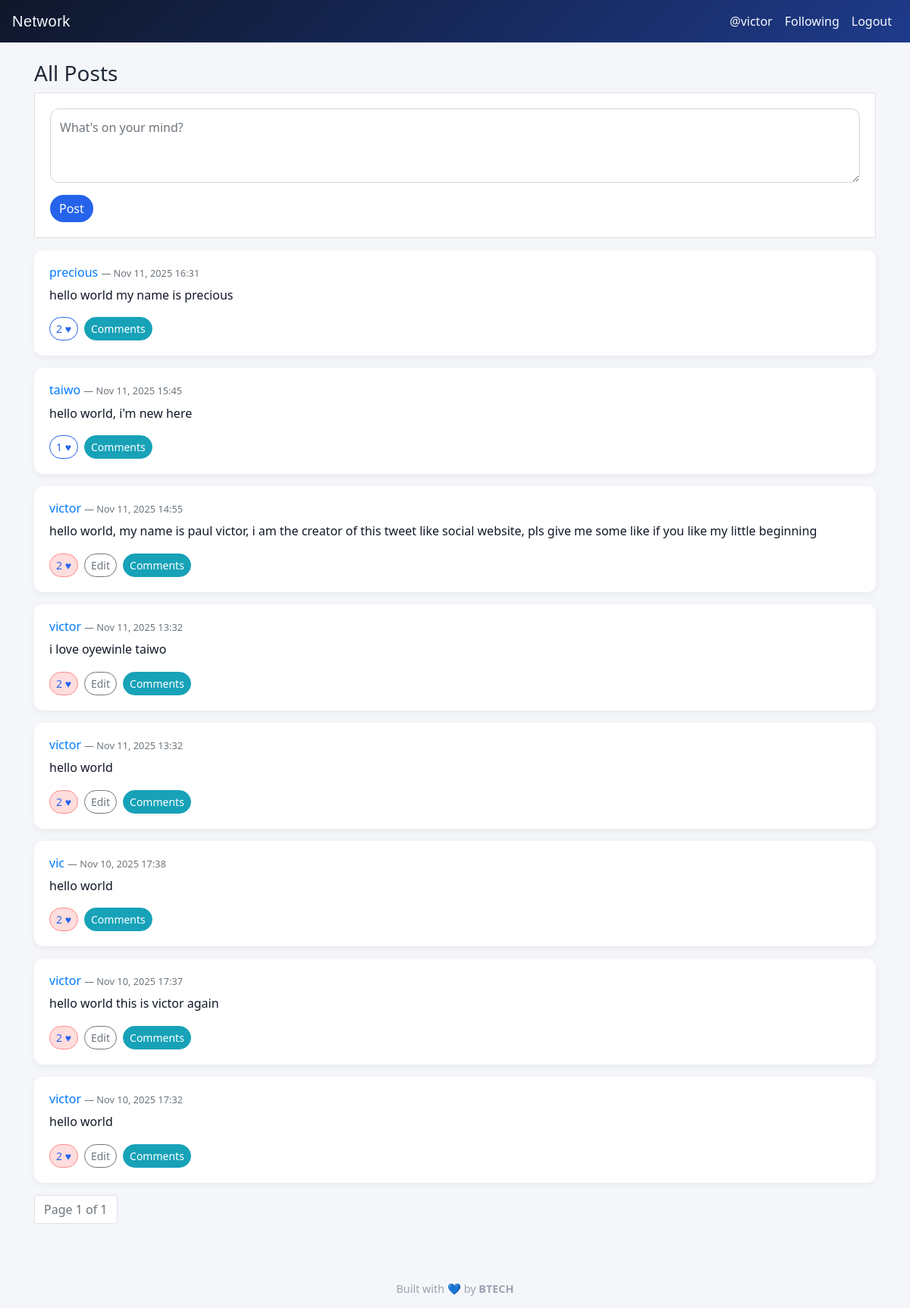
/ (signed in), run on the app's committed database.
### network/models.py (models this page shows, shortened)
class User(AbstractUser):
    pass

class Post(models.Model):
    author = models.ForeignKey(User, on_delete=models.CASCADE, related_name="posts")
    content = models.TextField(max_length=1000)
    timestamp = models.DateTimeField(default=timezone.now)
    def likes_count(self):
        return self.likes.count()

### network/views.py (the view)
# urls.py: path("", views.index, name="index"),                           # All posts
def index(request):
    posts = Post.objects.order_by("-timestamp").all()
    paginator = Paginator(posts, 10)
    page_number = request.GET.get("page")
    page_obj = paginator.get_page(page_number)
    liked_post_ids = set()
    if request.user.is_authenticated:
        liked_post_ids = set(request.user.likes.values_list("post_id", flat=True))
    return render(request, "network/index.html", {
        "page_obj": page_obj,
        "liked_post_ids": liked_post_ids
    })

### network/templates/network/index.html (shortened to what this page needs)
{% extends "network/layout.html" %}
{% block body %}
  <h3>All Posts</h3>
  {% if user.is_authenticated %}
    <div class="card mb-3">
      <div class="card-body">
        <form id="new-post-form">
          <div class="form-group">
            <textarea id="new-post-content" class="form-control" rows="3" placeholder="What's on your mind?" required></textarea>
          </div>
          <button id="new-post-btn" class="btn btn-primary" type="submit">Post</button>
        </form>
      </div>
    </div>
  {% else %}
    <p><a href="{% url 'login' %}">Log in</a> to create a post.</p>
  {% endif %}
  {% for post in page_obj %}
    {% include "network/post_partial.html" with post=post liked_post_ids=liked_post_ids %}
  {% empty %}
    <p>No posts yet.</p>
  {% endfor %}
  <nav aria-label="Page navigation">
    <ul class="pagination">
      <li class="page-item disabled"><span class="page-link">Page {{ page_obj.number }} of {{ page_obj.paginator.num_pages }}</span></li>
    </ul>
  </nav>
{% endblock %}

### network/templates/network/layout.html (shortened to what this page needs)
{% load static %}
<!DOCTYPE html>
<html lang="en">
  <head>
    <link rel="stylesheet" href="https://stackpath.bootstrapcdn.com/bootstrap/4.5.2/css/bootstrap.min.css">
    <link href="{% static 'network/styles.css' %}" rel="stylesheet">
  </head>
  <body>
    <nav class="navbar navbar-expand-lg navbar-dark">
      <a class="navbar-brand" href="{% url 'index' %}">Network</a>
      <div class="collapse navbar-collapse" id="navbarSupportedContent">
        <ul class="navbar-nav ml-auto">
          {% if user.is_authenticated %}
            <li class="nav-item"><a class="nav-link" href="{% url 'profile' user.username %}">@{{ user.username }}</a></li>
            <li class="nav-item"><a class="nav-link" href="{% url 'following_posts' %}">Following</a></li>
            <li class="nav-item"><a class="nav-link" href="{% url 'logout' %}">Logout</a></li>
          {% else %}
            <li class="nav-item"><a class="nav-link" href="{% url 'login' %}">Login</a></li>
            <li class="nav-item"><a class="nav-link" href="{% url 'register' %}">Register</a></li>
          {% endif %}
        </ul>
      </div>
    </nav>
    <div class="container mt-4">
      {% block body %}{% endblock %}
    </div>
    <footer>
      Built with 💙 by <strong>BTECH</strong>
    </footer>
  </body>
</html>

### network/templates/network/post_partial.html (shortened to what this page needs)
<div class="card mb-3 post-card" data-post-id="{{ post.id }}">
  <div class="card-body">
    <h6>
      <a href="{% url 'profile' post.author.username %}">{{ post.author.username }}</a>
      <small class="text-muted"> — {{ post.timestamp|date:"M d, Y H:i" }}</small>
    </h6>
    <div class="post-content" data-original="{{ post.content|escape }}">
      <p class="mb-2">{{ post.content|linebreaks }}</p>
    </div>
    <div class="d-flex align-items-center">
      <button class="btn btn-sm btn-outline-primary like-btn"
              data-liked="{% if post.id in liked_post_ids %}true{% else %}false{% endif %}">
        <span class="like-count">{{ post.likes_count }}</span> ♥
      </button>
      {% if request.user.is_authenticated and request.user == post.author %}
        <button class="btn btn-sm btn-outline-secondary ml-2 edit-btn">Edit</button>
      {% endif %}
      <button class="btn btn-sm btn-info ml-2 toggle-comments-btn">Comments</button>
    </div>
  </div>
</div>

### network/static/network/styles.css (style rules this page uses)
.post-card .post-content p { white-space: pre-wrap; }
.like-btn[data-liked="true"] { background-color: #ffdddd; border-color: #ff8888; }
.post-content p { font-size: 1rem; line-height: 1.6; color: #111827; }
.like-btn, .edit-btn { transition: all 0.2s ease; }
#new-post-content { border-radius: 12px; border: 1px solid #d1d5db; padding: 12px; }
.navbar { background: linear-gradient(90deg, #0d1117, #1f2937); }
.navbar-brand { font-family: "Poppins", sans-serif; letter-spacing: 0.5px; }

### network/templates/network/layout.html (style rules this page uses)
body { background-color: #f4f6fa; font-family: "Segoe UI", Roboto, sans-serif; color: #1f2937; }
.navbar { background: linear-gradient(135deg, #0f172a, #1e3a8a); }
.navbar a, .navbar-brand { color: #f8fafc !important; }
.post-card { border: none; border-radius: 12px; box-shadow: 0 3px 10px rgba(0,0,0,0.05); transition: transform 0.2s ease, box-shadow 0.2s ease; margin-bottom: 20px; }
.btn { border-radius: 20px; transition: all 0.2s ease; }
.btn-primary { background-color: #2563eb; border: none; }
.btn-outline-primary { color: #2563eb; border-color: #2563eb; }
footer { text-align: center; margin-top: 60px; padding: 15px 0; color: #9ca3af; font-size: 0.9rem; }

### data on the page
User: username "victor"
Post: author.username "precious", timestamp "Nov 11, 2025 16:31", content "hello world my name is precious", likes_count "2"
Post: author.username "taiwo", timestamp "Nov 11, 2025 15:45", content "hello world, i'm new here", likes_count "1"
Post: author.username "victor", timestamp "Nov 11, 2025 14:55", content "hello world, my name is paul victor, i am the creator of this tweet like social website, pls give me some like if you like my little beginning", likes_count "2", shows "Edit"
Post: author.username "victor", timestamp "Nov 11, 2025 13:32", content "i love oyewinle taiwo", likes_count "2", shows "Edit"
Post: author.username "victor", timestamp "Nov 11, 2025 13:32", content "hello world", likes_count "2", shows "Edit"
Post: author.username "vic", timestamp "Nov 10, 2025 17:38", content "hello world", likes_count "2"
Post: author.username "victor", timestamp "Nov 10, 2025 17:37", content "hello world this is victor again", likes_count "2", shows "Edit"
Post: author.username "victor", timestamp "Nov 10, 2025 17:32", content "hello world", likes_count "2", shows "Edit"

### other printed values
{{ page_obj.number }} "1"
{{ page_obj.paginator.num_pages }} "1"
